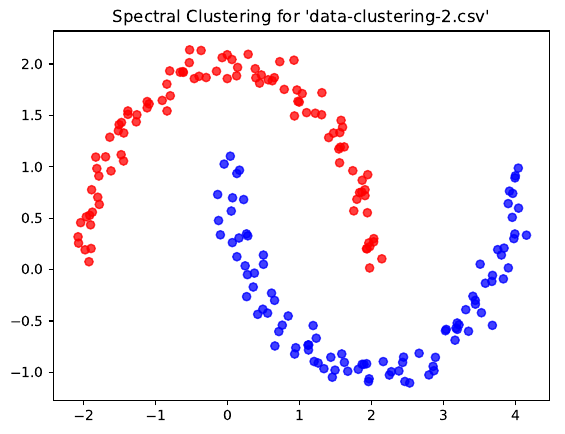

Reproduce this figure in Python.
import numpy as np
from scipy.linalg import norm, eig
import matplotlib.pyplot as plt

if __name__ == "__main__":

    # read data as 2D array of data type 'np.float'
    X = np.loadtxt('data-clustering-2.csv', dtype=np.float, delimiter=',')
    X = X.T

    beta = 4.0
    sim = np.empty((X.shape[0], X.shape[0]), dtype=np.float)
    diag = np.zeros((X.shape[0], X.shape[0]), dtype=np.float)

    for i in range(X.shape[0]):
        sim[i,:] = np.exp(-beta*norm(X[i]-X, ord=2, axis=1)**2)
        diag[i,i] = np.sum(sim[i,:])

    L = diag - sim

    w, v = eig(L)
    print(w)
    print(w.shape, v.shape)

    sorted_idxs = np.argsort(w)
    print(sorted_idxs)
    print(w[sorted_idxs])
    w, v = w[sorted_idxs], v[:,sorted_idxs]

    fv = v[:,1]
    print(fv)
    y = (fv>0)*1
    print(y)

    color_list = ['blue', 'red']
    plt.scatter(X[y == 0, 0], X[y == 0, 1], c='blue', label='Class 1', alpha=0.75)
    plt.scatter(X[y == 1, 0], X[y == 1, 1], c='red', label='Class 2', alpha=0.75)
    plt.title("Spectral Clustering for 'data-clustering-2.csv'")
    plt.savefig("spectral_clustering.pdf", facecolor='w', edgecolor='w', papertype=None, format='pdf',
                transparent=False, bbox_inches='tight', pad_inches=0.1)
    plt.legend()
    plt.show()

    # from sklearn.cluster import KMeans, SpectralClustering
    # kmeans = SpectralClustering(n_clusters=2).fit(X)
    #
    # color_list = ['blue', 'red']
    # plt.scatter(X[:, 0], X[:, 1], c=kmeans.labels_, cmap=ListedColormap(color_list), alpha=0.75)
    # plt.show()